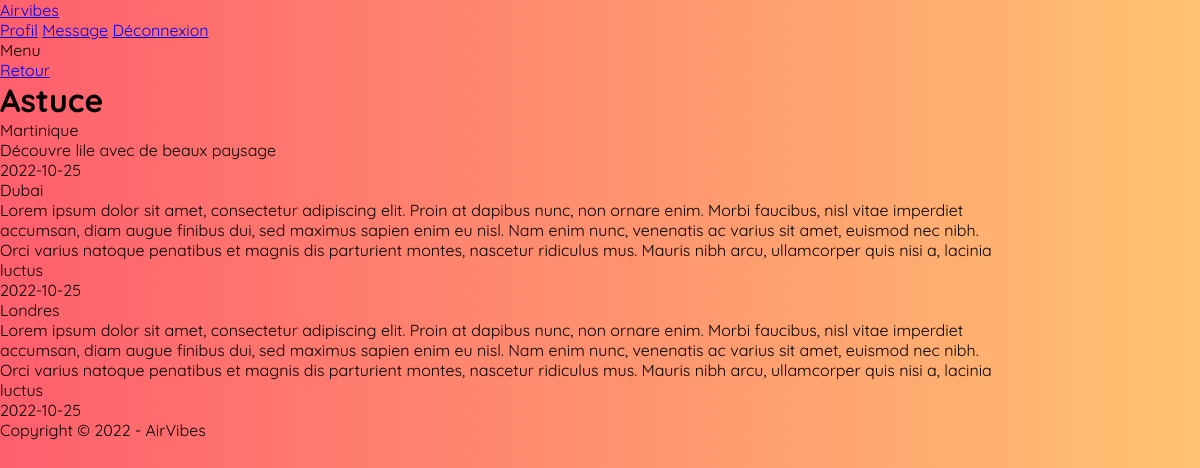
Screenshot of /vues/vue-article.php with the database file from the repository.
### tables this page shows
CREATE TABLE Article
(
  idArticle INT          NOT NULL AUTO_INCREMENT,
  titre     VARCHAR(50)  NOT NULL,
  libelle   VARCHAR(500) NOT NULL,
  date      DATE     NOT NULL,
  PRIMARY KEY (idArticle)
);

### vues/vue-article.php (the view, shortened to what this page needs)
<?php
include('../sources/config.php');
?>
<?php
$reponse = $connexion->query("SELECT * FROM Article  ");
?>
<!DOCTYPE html>
<html>
  <head>
    <link rel="stylesheet" href="https://cdnjs.cloudflare.com/ajax/libs/font-awesome/4.7.0/css/font-awesome.min.css">
    <link rel="stylesheet" href="https://cdn.jsdelivr.net/npm/axentix@2.2.0/dist/axentix.min.css">
    <link href="../styles/styles.css" rel="stylesheet" media="all" type="text/css">
</head>
<body class="layout-under-navbar">
<header>
  <div class="navbar-fixed">
      <nav class="navbar shadow-2 white">
        <a href="#" target="_blank" class="navbar-brand text-amaranth dark-4 navbar-logo navbar-centered">Airvibes</a>
        <div class="navbar-menu ml-auto">
          <a href="../vues/vue-profil.php" class="navbar-link text-red light-2" > Profil</a>
        <a href="../vues/vue-message.php" class="navbar-link text-red light-2" > Message</a>
        <a href="../controleurs/ctrl-deconnexion.php" class="navbar-link text-red light-2" > Déconnexion</a>
          </div>
      </nav>
  </div>
</header>
<div id="example-sidenav" data-ax="sidenav" class="sidenav shadow-1 sidenav-fixed glassmorphism text-white">
      <div class="sidenav-header">
        <p>Menu</p>
      </div>
      <a href="vue-ca.php" class="sidenav-link ">Retour</a>
    </div>
<main>
<div class="container mt-5" style="padding-right:203px;">
    <div class="card glassmorphism text-white mx-auto shadow-2">
    <div class="card-header text-center" id="astuce"> <h1 class="text-center text-white" >Astuce </h1></div>
      </div>
 <?php while ($article = $reponse ->fetch()){?>
 <div class="card white light-shadow-2 p-3 rounded-2">
  <div class="card-header text-center text-amaranth"> <?php echo $article["titre"] ?>  </div>
  <div class="card-content">
    <p>
    <?php echo $article["libelle"] ?>
      </p>
  </div>
  <div class="card-footer text-right"> <?php echo $article["date"] ?>  </div>
</div>
<?php } ?>
</div>
</main>
<footer class="footer shadow-5 white">
<p class="text-center text-red light-2">   Copyright © 2022 - AirVibes </p>
</footer>
</body>
</html>

### styles/styles.css (style rules this page uses)
body { margin: 0 ; padding: 0 ; font-family: 'Quicksand', sans-serif; background: url('../images/fond.jpg'); background-size: cover; }

### rows the page displays
article: titre "Martinique", libelle "Découvre lile avec de beaux paysage", date "2022-10-25"
article: titre "Dubai", libelle "Lorem ipsum dolor sit amet, consectetur adipiscing elit. Proin at dapibus nunc, non ornare enim. Morbi faucibus, nisl vitae imperdiet accumsan, diam augue finibus dui, sed maximus sapien enim eu nisl. Nam enim nunc, venenatis ac varius sit amet, euismod nec nibh. Orci varius natoque penatibus et magnis dis parturient montes, nascetur ridiculus mus. Mauris nibh arcu, ullamcorper quis nisi a, lacinia luctus", date "2022-10-25"
article: titre "Londres", libelle "Lorem ipsum dolor sit amet, consectetur adipiscing elit. Proin at dapibus nunc, non ornare enim. Morbi faucibus, nisl vitae imperdiet accumsan, diam augue finibus dui, sed maximus sapien enim eu nisl. Nam enim nunc, venenatis ac varius sit amet, euismod nec nibh. Orci varius natoque penatibus et magnis dis parturient montes, nascetur ridiculus mus. Mauris nibh arcu, ullamcorper quis nisi a, lacinia luctus", date "2022-10-25"
